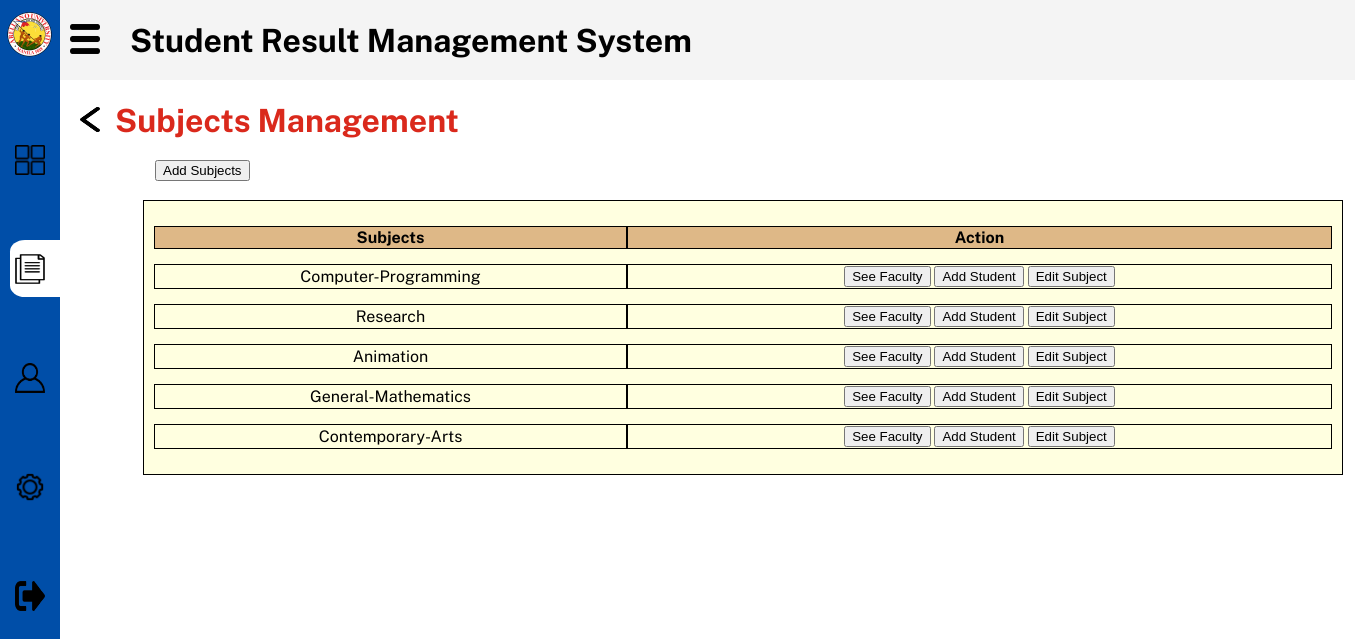
The app's page /subjects.php with its own data.
### tables this page shows
CREATE TABLE `subjects` (
  `subject_id` int(11) NOT NULL,
  `subject_name` varchar(255) NOT NULL
);

### subjects.php (the view, shortened to what this page needs)
<!DOCTYPE html>
<html>
<head>
<link rel="stylesheet" type="text/css" href="css/style.css">
</head>
<body>
  <div class="heading">
  <header>
    <img class="threeLines" src="images/three_lines.png">
    <h1 class="text">Student Result Management System</h1>
  </header>
    </div>
  <div class="navigation">
    <nav>
      <a style="text-decoration: none;" href="admin_dashboard.php">
      <img class="aulogo"; src="images/aulogo.png"></a>
      <br> <br> <br>
        <ul class="nav">
          <li>
            <a href="admin_dashboard.php">
              <span class="icon"><img class="not-active" src="images/four_squares.png" title="Dashboard"></span>
            </a>
          </li>
          <li>
            <a href="list.php">
              <span class="active"><img class="active-icon" src="images/list.png" title="Management"></span>
            </a>
          </li>
          <li>
            <a href="#">
              <span class="icon"><img class="not-active" src="images/manage.png"></span>
            </a>
          </li>
          <li>
            <a href="#">
              <span class="icon"><img class="not-active" src="images/settings.png"></span>
            </a>
          </li>
          <li>
            <a href="logout.php">
              <span class="icon"><img class="not-active" src="images/logout.png" title="Logout"></span>
            </a>
          </li>
        </ul>
        </nav>
    </div>
    <div class="main">
  <a href="list.php"><img class="back-btn" src="images/left-arrow.png"></a>
  <h1 class="inner-heading">Subjects Management</h1>
  <main>
    <div class="tables">
      <a href="addsubject.php"><button>Add Subjects</button></a> <br> <br>
  <table id = "table" class = "subjectsTable">
          <thead>
            <tr>
              <th>Subjects</th>
              <th>Action</th>
            </tr>
          </thead>
          <tbody>
            <?php
            include_once "database/config.php";
              $query = $conn->query("SELECT * FROM `subjects`") or die(mysqli_error());
              while($f_query = $query->fetch_array()){
            ?>
            <tr>
              <td><?php echo $f_query['subject_name']?></td>
              <td>
                <a href=""><button>See Faculty</button></a>
                <a href=""><button>Add Student</button></a>
                <a href=""><button>Edit Subject</button></a>
              </td>
            </tr>
            <?php
              }
            ?>
          </tbody>
      </table>
</main>
</div>
</body>
</html>

### css/style.css (style rules this page uses)
.heading { margin-top: 0px; margin-left: 60px; background-color: #f4f4f4; padding: .1px; }
body { margin: 0px; min-height: 100vh; background-color: white; }
.navigation { position: fixed; top: 0px; left: 0px; width: 60px; height: 100%; background-color: #004EA8; transition: 0.5%; overflow: hidden; }
.nav { list-style-type: none; }
.active { margin: 0px; background-color: white; margin-left: -30px; padding: 10px; padding-top: 30px; padding-right: 40px; width: 10px; outline: none; border-radius: 20%; }
.threeLines { margin-top: 2px; height: 30px; width: 30px; margin-left: 10px; position: absolute; }
.text { margin-left: 70px; font-family: 'Public Sans', sans-serif; }
.main { margin-left: 75px; font-family: 'Public Sans', sans-serif; }
.back-btn { height: 25px; width: 20px; margin-left: 5px; margin-top: 5px; position: fixed; }
.inner-heading { margin-left: 40px; color: #DA291C; }

### subjects.php (style rules this page uses)
.aulogo { position: absolute; height: 50px; width: 50px; margin-left: 5px; margin-top: 10px; }
.active-icon { width: 30px; height: 30px; margin-left: -5px; margin-top: 75px; }
.not-active { width: 30px; height: 30px; margin-left: -25px; margin-top: 75px; }
.tables { margin-left: 80px; }
.subjectsTable { background-color: lightyellow; margin-left: -1%; border-collapse: separate; border: 1px solid black; border-spacing: 0 15px; text-align: center; padding: 10px; border: 1px solid black; width: 1200px; }
th { background-color: burlywood; border: 1px solid black; }
td { border: 1px solid black; border-collapse: separate; }

### records on screen
subjects: subject_name "Computer-Programming"
subjects: subject_name "Research"
subjects: subject_name "Animation"
subjects: subject_name "General-Mathematics"
subjects: subject_name "Contemporary-Arts"
